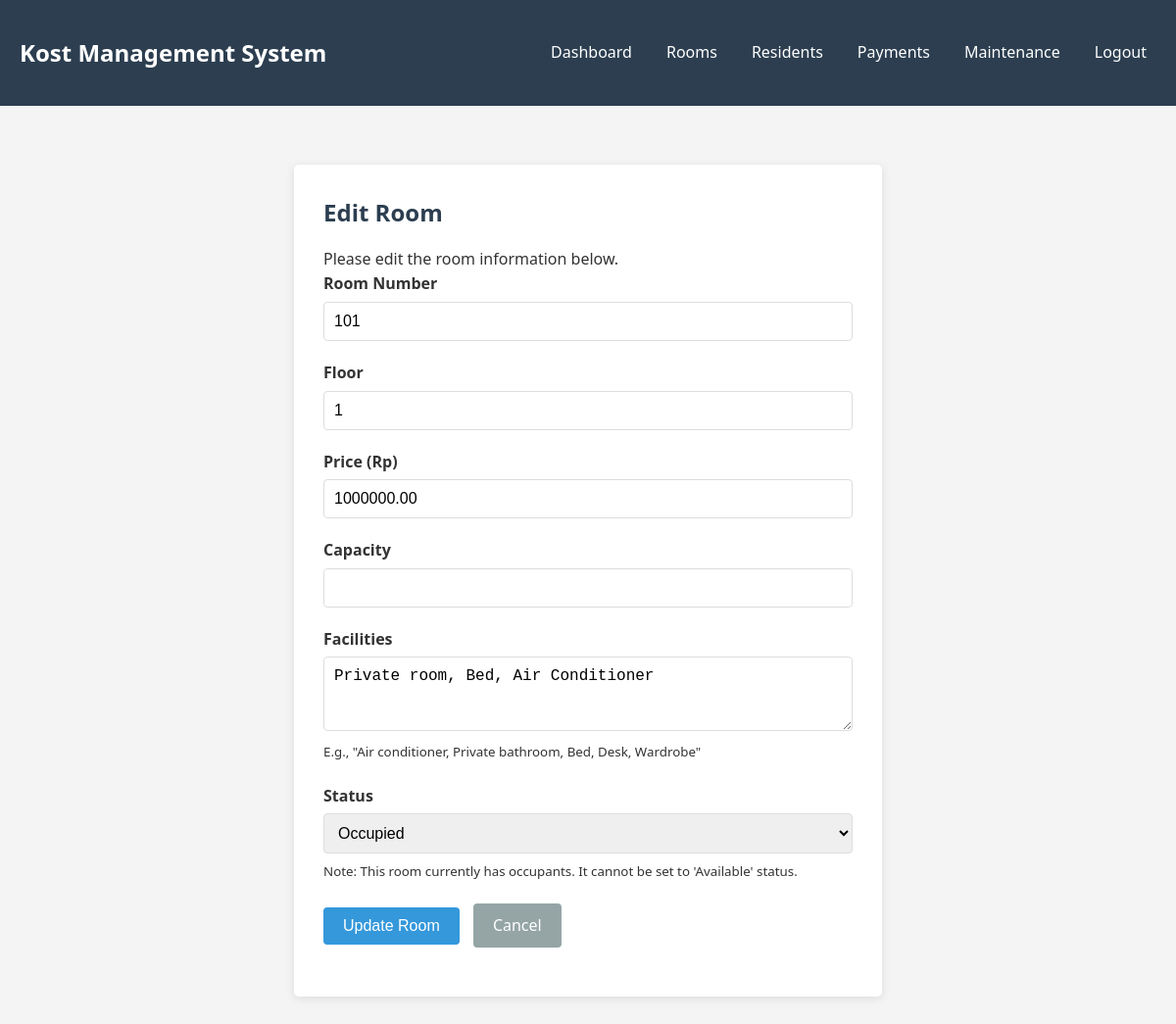
Screenshot of /admin/room_edit.php?id=1 (signed in) with the database file from the repository.
### tables this page shows
CREATE TABLE `rooms` (
  `id` int(11) NOT NULL,
  `room_number` varchar(10) NOT NULL,
  `floor` int(11) NOT NULL,
  `price` decimal(10,2) NOT NULL,
  `facilities` text DEFAULT NULL,
  `status` enum('available','occupied','maintenance') NOT NULL DEFAULT 'available'
);

### admin/room_edit.php (the view, shortened to what this page needs)
<?php
require_once "../config.php";
if(isset($_GET["id"]) && !empty(trim($_GET["id"]))){
    $id = trim($_GET["id"]);
    $sql = "SELECT * FROM rooms WHERE id = ?";
    if($stmt = mysqli_prepare($conn, $sql)){
        mysqli_stmt_bind_param($stmt, "i", $param_id);
        if(mysqli_stmt_execute($stmt)){
            $result = mysqli_stmt_get_result($stmt);
            if(mysqli_num_rows($result) == 1){
                $row = mysqli_fetch_array($result, MYSQLI_ASSOC);
                $room_number = $row["room_number"];
                $floor = $row["floor"];
                $price = $row["price"];
                $capacity = $row["capacity"];
                $facilities = $row["facilities"];
                $status = $row["status"];
                $sql_check = "SELECT COUNT(*) as occupants FROM residents WHERE room_id = ? AND status = 'active'";
                $stmt_check = mysqli_prepare($conn, $sql_check);
                mysqli_stmt_bind_param($stmt_check, "i", $id);
                mysqli_stmt_execute($stmt_check);
                $result_check = mysqli_stmt_get_result($stmt_check);
                $row_check = mysqli_fetch_assoc($result_check);
                $has_occupants = ($row_check['occupants'] > 0);
            } else{
                redirectWithMessage("rooms.php", "Invalid room ID.");
                exit();
            }
        } else{
            echo "Oops! Something went wrong. Please try again later.";
        }
    }
} else{
    redirectWithMessage("rooms.php", "Room ID is required.");
    exit();
}
$room_number_err = $floor_err = $price_err = $capacity_err = $status_err = "";
?>
<!DOCTYPE html>
<html lang="en">
<head>
    <link rel="stylesheet" href="../css/style.css">
</head>
<body>
    <?php include "admin_navbar.php"; ?>
    <div class="container">
        <div class="form-container">
            <h2>Edit Room</h2>
            <p>Please edit the room information below.</p>
            <form action="<?php echo htmlspecialchars($_SERVER["PHP_SELF"]) . "?id=" . $id; ?>" method="post">
                <div class="form-group">
                    <label>Room Number</label>
                    <input type="text" name="room_number" class="form-control <?php echo (!empty($room_number_err)) ? 'is-invalid' : ''; ?>" value="<?php echo $room_number; ?>">
                </div>
                <div class="form-group">
                    <label>Floor</label>
                    <input type="number" name="floor" class="form-control <?php echo (!empty($floor_err)) ? 'is-invalid' : ''; ?>" value="<?php echo $floor; ?>">
                </div>
                <div class="form-group">
                    <label>Price (Rp)</label>
                    <input type="number" name="price" class="form-control <?php echo (!empty($price_err)) ? 'is-invalid' : ''; ?>" value="<?php echo $price; ?>">
                </div>
                <div class="form-group">
                    <label>Capacity</label>
                    <input type="number" name="capacity" class="form-control <?php echo (!empty($capacity_err)) ? 'is-invalid' : ''; ?>" value="<?php echo $capacity; ?>" min="1">
                </div>
                <div class="form-group">
                    <label>Facilities</label>
                    <textarea name="facilities" class="form-control" rows="3"><?php echo $facilities; ?></textarea>
                    <small>E.g., "Air conditioner, Private bathroom, Bed, Desk, Wardrobe"</small>
                </div>
                <div class="form-group">
                    <label>Status</label>
                    <select name="status" class="form-control <?php echo (!empty($status_err)) ? 'is-invalid' : ''; ?>">
                        <option value="occupied" <?php echo $status == "occupied" ? "selected" : ""; ?>>Occupied</option>
                    </select>
                    <?php if($has_occupants): ?>
                    <small class="text-warning">Note: This room currently has occupants. It cannot be set to 'Available' status.</small>
                    <?php endif; ?>
                </div>
                <div class="form-group">
                    <input type="submit" class="btn btn-primary" value="Update Room">
                    <a href="rooms.php" class="btn btn-secondary ml-2">Cancel</a>
                </div>
            </form>
        </div>
    </div>
</body>
</html>

### css/style.css (style rules this page uses)
:root { --primary-color: #3498db; --secondary-color: #2ecc71; --dark-color: #2c3e50; --light-color: #ecf0f1; --danger-color: #e74c3c; --warning-color: #f39c12; --success-color: #27ae60; }
* { box-sizing: border-box; margin: 0; padding: 0; }
body { font-family: 'Segoe UI', Tahoma, Geneva, Verdana, sans-serif; line-height: 1.6; background-color: #f4f4f4; color: #333; }
.container { width: 100%; max-width: 1200px; margin: 0 auto; padding: 20px; }
.form-container { background-color: #fff; border-radius: 5px; box-shadow: 0 2px 10px rgba(0, 0, 0, 0.1); padding: 30px; margin: 20px auto; max-width: 600px; }
h1, h2, h3, h4 { margin-bottom: 15px; color: var(--dark-color); }
a { color: var(--primary-color); text-decoration: none; }
.form-group { margin-bottom: 20px; }
label { display: block; margin-bottom: 5px; font-weight: 600; }
.form-control { width: 100%; padding: 10px; border: 1px solid #ddd; border-radius: 4px; font-size: 16px; }
.btn { display: inline-block; padding: 10px 20px; background-color: var(--primary-color); color: white; border: none; border-radius: 4px; cursor: pointer; font-size: 16px; transition: background-color 0.3s; }
.btn-primary { background-color: var(--primary-color); }
.btn-secondary { background-color: #95a5a6; }
.ml-2 { margin-left: 10px; }

### rows the page displays
rooms: room_number "101", floor "1", price "1000000.00", facilities "Private room, Bed, Air Conditioner", status "Occupied"
